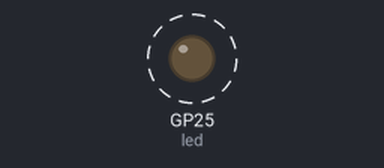
A program run on a simulated Raspberry Pi Pico running MicroPython. Shown: output pins drawn as LEDs (lit = HIGH). Dashed ring = blinking.

Above: at 0.1 s.
Timing chart, 0 to 3.0 s (numbered marks = the images above):
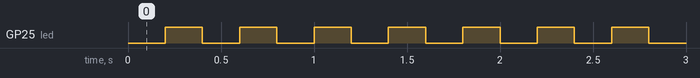

Measured:
- by itself, GP25 (led): alternates HIGH for 0.20 s and LOW for 0.20 s

The program:

Timer.py
```python
from machine import Pin, Timer

led = Pin("LED", Pin.OUT)
tim = Timer()
def tick(timer):
    global led
    led.toggle()

tim.init(freq=5, mode=Timer.PERIODIC, callback=tick)
#tim.init(mode=Timer.ONE_SHOT, period=100)
```
